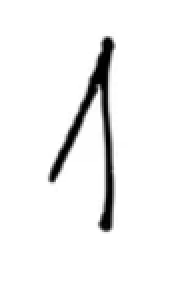
#> input picture week 8.png, 94 x 148 px (shown 2 times larger)
$ jupyter execute Week8.ipynb
#> lines starting #> are read from the running program, lines starting #| are printed output that depends on the picture
# Week – 8: Object Recognition
Implement a recognition algorithm that classifies the structural elements based on extracted features. You may use
machine learning classifiers or rule-based systems.

[cell 1]
import numpy as np
import cv2
import matplotlib.pyplot as plt
from sklearn import svm
from sklearn.model_selection import train_test_split
from sklearn.metrics import accuracy_score
from skimage.feature import hog
from sklearn.datasets import load_digits


digits = load_digits()
X, y = digits.images, digits.target  # Images and Labels

# Step 2: Extract Features using HOG (Histogram of Oriented Gradients)
def extract_hog_features(images):
    hog_features = []
    for img in images:
        img = cv2.resize(img, (64, 64))  # Resize for consistency
        features = hog(img, pixels_per_cell=(8, 8), cells_per_block=(2, 2), feature_vector=True)
        hog_features.append(features)
    return np.array(hog_features)

X_features = extract_hog_features(X)

# Step 3: Train-Test Split
X_train, X_test, y_train, y_test = train_test_split(X_features, y, test_size=0.2, random_state=42)

# Step 4: Train the SVM Classifier
svm_model = svm.SVC(kernel="linear")  # Linear kernel SVM
svm_model.fit(X_train, y_train)

# Step 5: Test the Model
y_pred = svm_model.predict(X_test)
accuracy = accuracy_score(y_test, y_pred)
print(f"Model Accuracy: {accuracy:.2f}")

# Step 6: Predict on a New Image
def predict_digit(image_path):
    """Loads an image, extracts HOG features, and predicts the digit."""
#> called with image_path = 'week 8.png'
    img = cv2.imread(image_path, cv2.IMREAD_GRAYSCALE)  # Load in grayscale
#> img is the input picture: shape (148, 94); min 0, max 255, mean 242.8
    img = cv2.resize(img, (64, 64))  # Resize to match training data
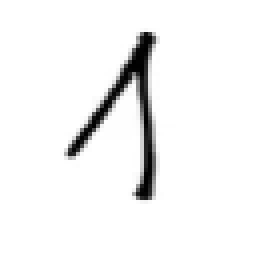
#> img: shape (64, 64) (shown 4 times larger); min 0, max 255, mean 242.8
    features = hog(img, pixels_per_cell=(8, 8), cells_per_block=(2, 2), feature_vector=True)
#> features = 1764 values, max 1 at index 319, min 0 at index 0, mean 0.0439
    prediction = svm_model.predict([features])[0]
#> prediction = 1

    plt.imshow(img, cmap='gray')
    plt.title(f"Predicted Digit: {prediction}")
    plt.show()

# Example: Test on a new image
predict_digit("week 8.png")
